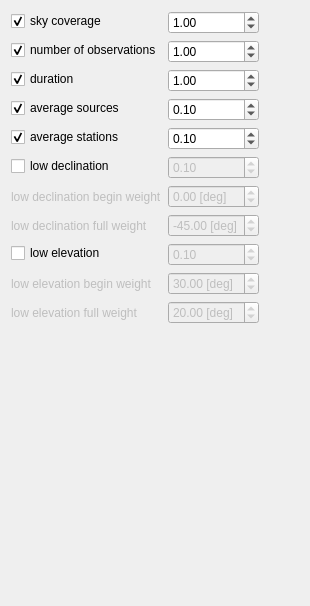
      <widget class="QWidget" name="weightFactors">
       <layout class="QVBoxLayout" name="verticalLayout_7">
        <item>
         <layout class="QHBoxLayout" name="horizontalLayout_45">
          <item>
           <layout class="QFormLayout" name="formLayout_6">
            <item row="1" column="1">
             <widget class="QDoubleSpinBox" name="doubleSpinBox_weightNumberOfObservations">
              <property name="toolTip">
               <string>weight factor for high number of observations</string>
              </property>
              <property name="statusTip">
               <string>weight factor for high number of observations</string>
              </property>
              <property name="singleStep">
               <double>0.100000000000000</double>
              </property>
              <property name="value">
               <double>1.000000000000000</double>
              </property>
             </widget>
            </item>
            <item row="2" column="1">
             <widget class="QDoubleSpinBox" name="doubleSpinBox_weightDuration">
              <property name="toolTip">
               <string>weight factor for fast scan durations</string>
              </property>
              <property name="statusTip">
               <string>weight factor for fast scan durations</string>
              </property>
              <property name="singleStep">
               <double>0.100000000000000</double>
              </property>
              <property name="value">
               <double>1.000000000000000</double>
              </property>
             </widget>
            </item>
            <item row="3" column="1">
             <widget class="QDoubleSpinBox" name="doubleSpinBox_weightAverageSources">
              <property name="toolTip">
               <string>weight factor for average source distribution</string>
              </property>
              <property name="statusTip">
               <string>weight factor for average source distribution</string>
              </property>
              <property name="singleStep">
               <double>0.100000000000000</double>
              </property>
              <property name="value">
               <double>0.100000000000000</double>
              </property>
             </widget>
            </item>
            <item row="4" column="1">
             <widget class="QDoubleSpinBox" name="doubleSpinBox_weightAverageStations">
              <property name="toolTip">
               <string>weight factor for average station distribution </string>
              </property>
              <property name="statusTip">
               <string>weight factor for average station distribution </string>
              </property>
              <property name="singleStep">
               <double>0.100000000000000</double>
              </property>
              <property name="value">
               <double>0.100000000000000</double>
              </property>
             </widget>
            </item>
            <item row="5" column="1">
             <widget class="QDoubleSpinBox" name="doubleSpinBox_weightLowDec">
              <property name="enabled">
               <bool>false</bool>
              </property>
              <property name="toolTip">
               <string>weight factor for low declination scans</string>
              </property>
              <property name="statusTip">
               <string>weight factor for low declination scans</string>
              </property>
              <property name="singleStep">
               <double>0.100000000000000</double>
              </property>
              <property name="value">
               <double>0.100000000000000</double>
              </property>
             </widget>
            </item>
            <item row="6" column="0">
             <widget class="QLabel" name="label_weightLowDecStart">
              <property name="enabled">
               <bool>false</bool>
              </property>
              <property name="text">
               <string>low declination begin weight</string>
              </property>
             </widget>
            </item>
            <item row="6" column="1">
             <widget class="QDoubleSpinBox" name="doubleSpinBox_weightLowDecStart">
              <property name="enabled">
               <bool>false</bool>
              </property>
              <property name="toolTip">
               <string>minimum declination for extra weight</string>
              </property>
              <property name="statusTip">
               <string>minimum declination for extra weight</string>
              </property>
              <property name="suffix">
               <string> [deg]</string>
              </property>
              <property name="minimum">
               <double>-90.000000000000000</double>
              </property>
              <property name="maximum">
               <double>90.000000000000000</double>
              </property>
              <property name="singleStep">
               <double>5.000000000000000</double>
              </property>
             </widget>
            </item>
            <item row="7" column="0">
             <widget class="QLabel" name="label_weightLowDecEnd">
              <property name="enabled">
               <bool>false</bool>
              </property>
              <property name="text">
               <string>low declination full weight</string>
              </property>
             </widget>
            </item>
            <item row="7" column="1">
             <widget class="QDoubleSpinBox" name="doubleSpinBox_weightLowDecEnd">
              <property name="enabled">
               <bool>false</bool>
              </property>
              <property name="toolTip">
               <string>minimum declination for full weight</string>
              </property>
              <property name="statusTip">
               <string>minimum declination for full weight</string>
              </property>
              <property name="suffix">
               <string> [deg]</string>
              </property>
              <property name="minimum">
               <double>-90.000000000000000</double>
              </property>
              <property name="maximum">
               <double>90.000000000000000</double>
              </property>
              <property name="singleStep">
               <double>5.000000000000000</double>
              </property>
              <property name="value">
               <double>-45.000000000000000</double>
              </property>
             </widget>
            </item>
            <item row="8" column="0">
             <widget class="QCheckBox" name="checkBox_weightLowElevation">
              <property name="acceptDrops">
               <bool>false</bool>
              </property>
              <property name="toolTip">
               <string>prefer low elevation scans</string>
              </property>
              <property name="statusTip">
               <string>prefer low elevation scans</string>
              </property>
              <property name="text">
               <string>low elevation</string>
              </property>
             </widget>
            </item>
            <item row="8" column="1">
             <widget class="QDoubleSpinBox" name="doubleSpinBox_weightLowEl">
              <property name="enabled">
               <bool>false</bool>
              </property>
              <property name="toolTip">
               <string>weight factor for low elevation scans</string>
              </property>
              <property name="statusTip">
               <string>weight factor for low elevation scans</string>
              </property>
              <property name="maximum">
               <double>90.000000000000000</double>
              </property>
              <property name="singleStep">
               <double>0.100000000000000</double>
              </property>
              <property name="value">
               <double>0.100000000000000</double>
              </property>
             </widget>
            </item>
            <item row="9" column="0">
             <widget class="QLabel" name="label_weightLowElStart">
              <property name="enabled">
               <bool>false</bool>
              </property>
              <property name="text">
               <string>low elevation begin weight</string>
              </property>
             </widget>
            </item>
            <item row="9" column="1">
             <widget class="QDoubleSpinBox" name="doubleSpinBox_weightLowElStart">
              <property name="enabled">
               <bool>false</bool>
              </property>
              <property name="toolTip">
               <string>minimum elevation for extra weight</string>
              </property>
              <property name="statusTip">
               <string>minimum elevation for extra weight</string>
              </property>
              <property name="suffix">
               <string> [deg]</string>
              </property>
              <property name="maximum">
               <double>90.000000000000000</double>
              </property>
              <property name="singleStep">
               <double>5.000000000000000</double>
              </property>
              <property name="value">
               <double>30.000000000000000</double>
              </property>
             </widget>
            </item>
            <item row="10" column="0">
             <widget class="QLabel" name="label_weightLowElEnd">
              <property name="enabled">
               <bool>false</bool>
              </property>
              <property name="text">
               <string>low elevation full weight</string>
              </property>
             </widget>
            </item>
            <item row="10" column="1">
             <widget class="QDoubleSpinBox" name="doubleSpinBox_weightLowElEnd">
              <property name="enabled">
               <bool>false</bool>
              </property>
              <property name="toolTip">
               <string>minimum elevation for full extra weight</string>
              </property>
              <property name="statusTip">
               <string>minimum elevation for full extra weight</string>
              </property>
              <property name="suffix">
               <string> [deg]</string>
              </property>
              <property name="maximum">
               <double>90.000000000000000</double>
              </property>
              <property name="singleStep">
               <double>5.000000000000000</double>
              </property>
              <property name="value">
               <double>20.000000000000000</double>
              </property>
             </widget>
            </item>
            <item row="5" column="0">
             <widget class="QCheckBox" name="checkBox_weightLowDeclination">
              <property name="toolTip">
               <string>prefer low decliantion scans</string>
              </property>
              <property name="statusTip">
               <string>prefer low decliantion scans</string>
              </property>
              <property name="text">
               <string>low declination</string>
              </property>
             </widget>
            </item>
            <item row="4" column="0">
             <widget class="QCheckBox" name="checkBox_weightAverageStations">
              <property name="toolTip">
               <string>try to average scans per stations</string>
              </property>
              <property name="statusTip">
               <string>try to average scans per stations</string>
              </property>
              <property name="text">
               <string>average stations</string>
              </property>
              <property name="checked">
               <bool>true</bool>
              </property>
             </widget>
            </item>
            <item row="3" column="0">
             <widget class="QCheckBox" name="checkBox_weightAverageSources">
              <property name="toolTip">
               <string>try to average scans per source</string>
              </property>
              <property name="statusTip">
               <string>try to average scans per source</string>
              </property>
              <property name="text">
               <string>average sources</string>
              </property>
              <property name="checked">
               <bool>true</bool>
              </property>
             </widget>
            </item>
            <item row="2" column="0">
             <widget class="QCheckBox" name="checkBox_weightDuration">
              <property name="toolTip">
               <string>prefer fast scans</string>
              </property>
              <property name="statusTip">
               <string>prefer fast scans</string>
              </property>
              <property name="text">
               <string>duration</string>
              </property>
              <property name="checked">
               <bool>true</bool>
              </property>
             </widget>
            </item>
            <item row="1" column="0">
             <widget class="QCheckBox" name="checkBox_weightNobs">
              <property name="toolTip">
               <string>prefer scans with high number of baselines</string>
              </property>
              <property name="statusTip">
               <string>prefer scans with high number of baselines</string>
              </property>
              <property name="text">
               <string>number of observations</string>
              </property>
              <property name="checked">
               <bool>true</bool>
              </property>
             </widget>
            </item>
            <item row="0" column="0">
             <widget class="QCheckBox" name="checkBox_weightCoverage">
              <property name="toolTip">
               <string>prefer scans that improve sky coverage</string>
              </property>
              <property name="statusTip">
               <string>prefer scans that improve sky coverage</string>
              </property>
              <property name="text">
               <string>sky coverage</string>
              </property>
              <property name="checked">
               <bool>true</bool>
              </property>
             </widget>
            </item>
            <item row="0" column="1">
             <widget class="QDoubleSpinBox" name="doubleSpinBox_weightSkyCoverage">
              <property name="toolTip">
               <string>weight factor for sky coverage improvement</string>
              </property>
              <property name="statusTip">
               <string>weight factor for sky coverage improvement</string>
              </property>
              <property name="singleStep">
               <double>0.100000000000000</double>
              </property>
              <property name="value">
               <double>1.000000000000000</double>
              </property>
             </widget>
            </item>
           </layout>
          </item>
          <item>
           <spacer name="horizontalSpacer_11">
            <property name="orientation">
             <enum>Qt::Horizontal</enum>
            </property>
            <property name="sizeHint" stdset="0">
             <size>
              <width>40</width>
              <height>20</height>
             </size>
            </property>
           </spacer>
          </item>
         </layout>
        </item>
        <item>
         <spacer name="verticalSpacer_5">
          <property name="orientation">
           <enum>Qt::Vertical</enum>
          </property>
          <property name="sizeHint" stdset="0">
           <size>
            <width>20</width>
            <height>271</height>
           </size>
          </property>
         </spacer>
        </item>
       </layout>
      </widget>
